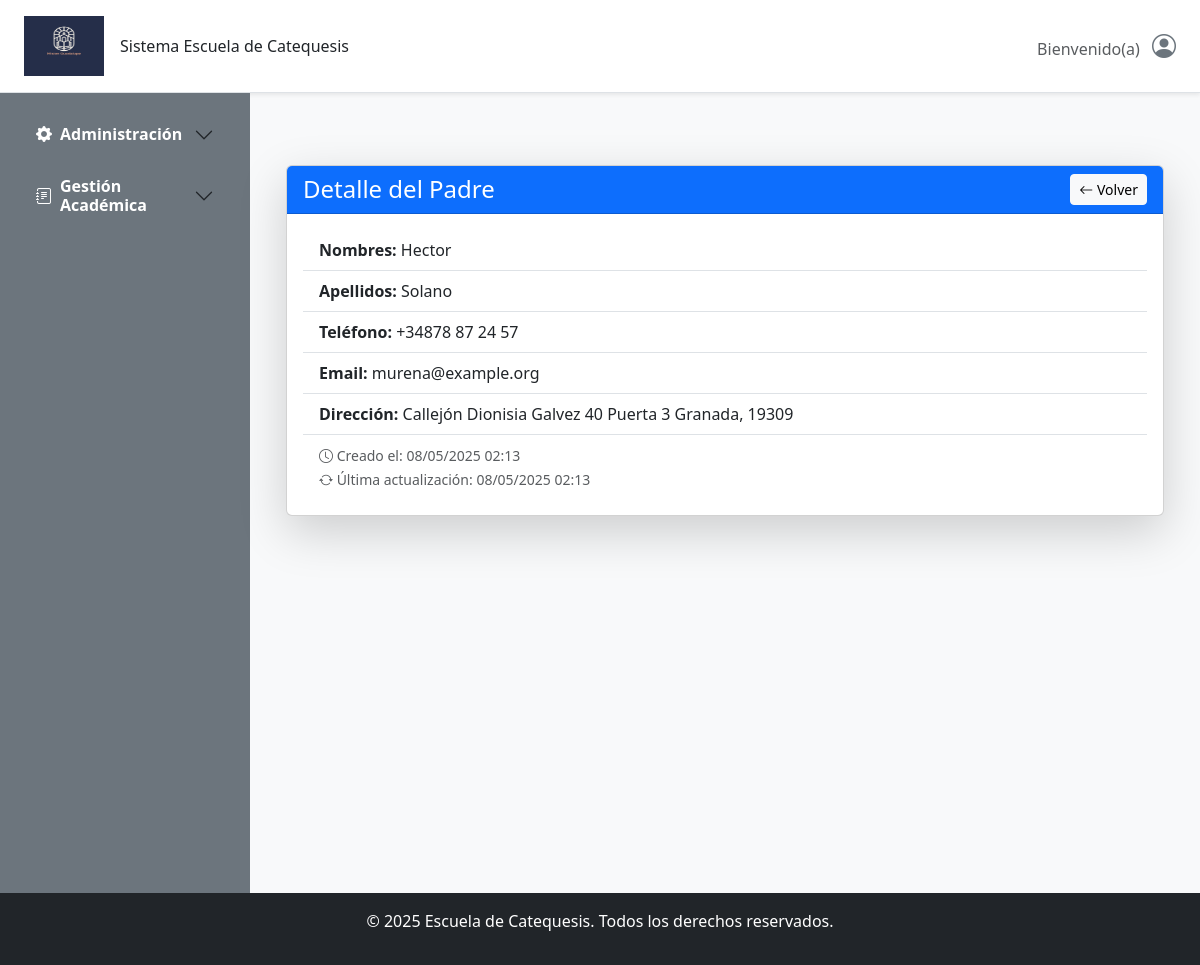
The page /padre/padres/1/ on the database as committed earlier.
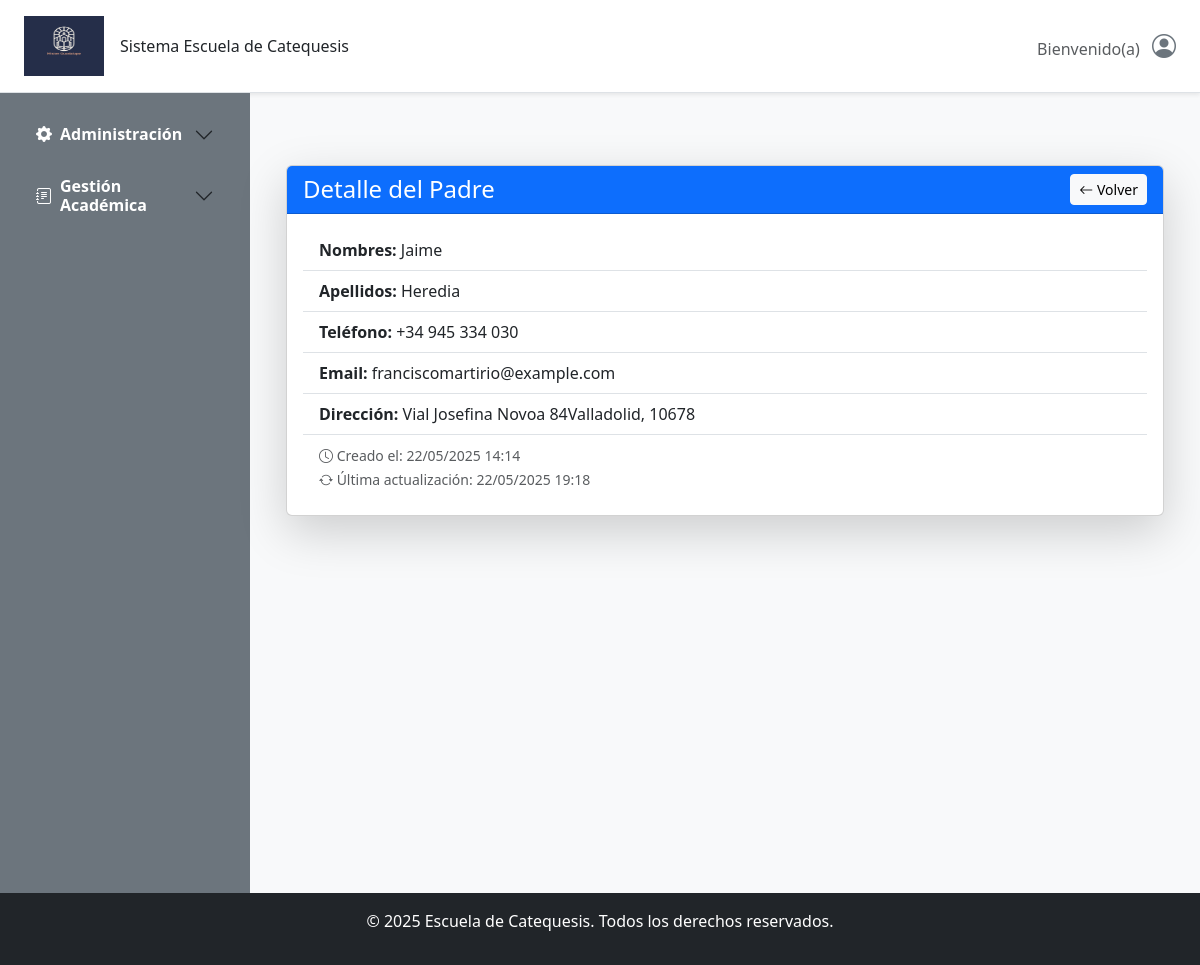
The same page on the database as committed later.
### gestion/models.py (models this page shows, shortened)
class BaseModel(models.Model):
    nombres = models.CharField(max_length=100, blank=False,null=False)
    apellidos = models.CharField(max_length=100, blank=True,null=False)
    direccion = models.CharField(max_length=250, blank=True)
    codigo_postal = models.CharField(max_length=10, blank=True)
    telefono = models.CharField(max_length=15, blank=True)
    email = models.EmailField(blank=True)
    class Meta:
        abstract = True  # Esto indica que no se creará una tabla para este modelo

class AuditModel(models.Model):
    creado_por = models.CharField(max_length=150, blank=True, null=True, editable=False)
    actualizado_por = models.CharField(max_length=150, blank=True, null=True, editable=False)
    fecha_creacion = models.DateTimeField(auto_now_add=True)
    ultima_actualizacion = models.DateTimeField(auto_now=True)
    class Meta:
        abstract = True

class Padre(BaseModel, AuditModel):
    class Meta:
        verbose_name = 'Padre'
        verbose_name_plural = 'Padres'

### gestion/views/padre_views.py (the view)
# urls.py: path('padres/<int:pk>/', PadreDetailView.as_view(), name='padre_detail'),
class PadreDetailView(DetailView):
    model = Padre
    template_name = 'Gestion/Padres/padre_detail.html'
    context_object_name = 'padre'

### templates/Gestion/Padres/padre_detail.html
{% extends 'base.html' %}
{% block content %}
<div class="container mt-5">
    <div class="card shadow-lg">
        <div class="card-header bg-primary text-white d-flex justify-content-between align-items-center">
            <h4 class="mb-0">Detalle del Padre</h4>
            <a href="{% url 'padre_list' %}" class="btn btn-light btn-sm">
                <i class="bi bi-arrow-left"></i> Volver
            </a>
        </div>
        <div class="card-body">
            <ul class="list-group list-group-flush">
                <li class="list-group-item">
                    <strong>Nombres:</strong> {{ object.nombres }}
                </li>
                <li class="list-group-item">
                    <strong>Apellidos:</strong> {{ object.apellidos }}
                </li>
                <li class="list-group-item">
                    <strong>Teléfono:</strong> {{ object.telefono }}
                </li>
                <li class="list-group-item">
                    <strong>Email:</strong> {{ object.email }}
                </li>
                 <li class="list-group-item">
                    <strong>Dirección:</strong> {{ object.direccion }}
                </li>
                <li class="list-group-item text-muted">
                    <small><i class="bi bi-clock"></i> Creado el: {{ object.fecha_creacion|date:"d/m/Y H:i" }}</small><br>
                    <small><i class="bi bi-arrow-repeat"></i> Última actualización: {{ object.ultima_actualizacion|date:"d/m/Y H:i" }}</small>
                </li>
            </ul>
        </div>
    </div>
</div>
{% endblock %}

Rows that differ between the two databases and show on the page:
changed Padre: nombres "Hector" → "Jaime"; apellidos "Solano" → "Heredia"; telefono "+34878 87 24 57" → "+34 945 334 030"; email "murena@example.org" → "franciscomartirio@example.com"; direccion "Callejón Dionisia Galvez 40 Puerta 3 Granada, 19309" → "Vial Josefina Novoa 84Valladolid, 10678"; fecha_creacion "08/05/2025 02:13" → "22/05/2025 14:14"; ultima_actualizacion "08/05/2025 02:13" → "22/05/2025 19:18"
